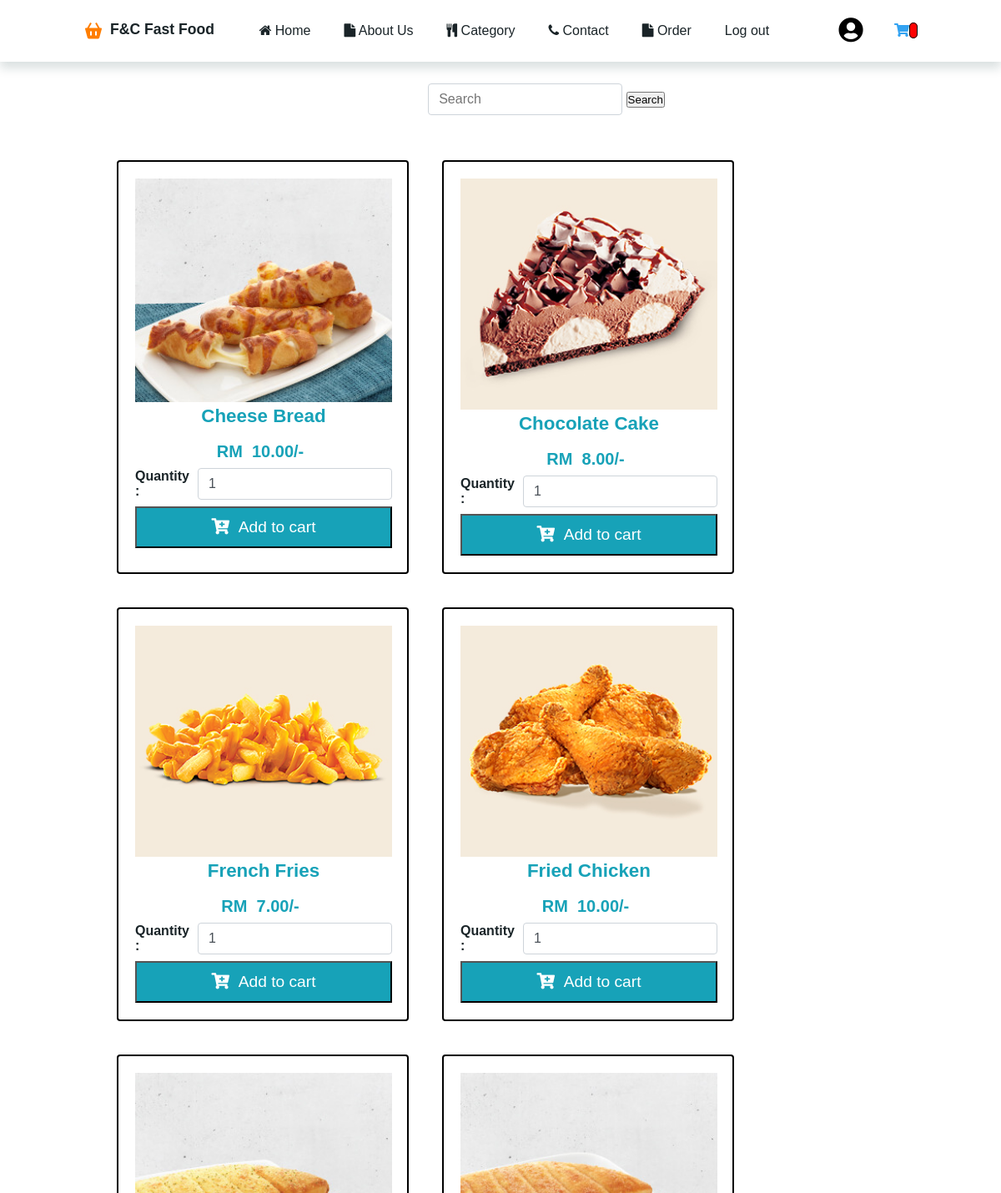
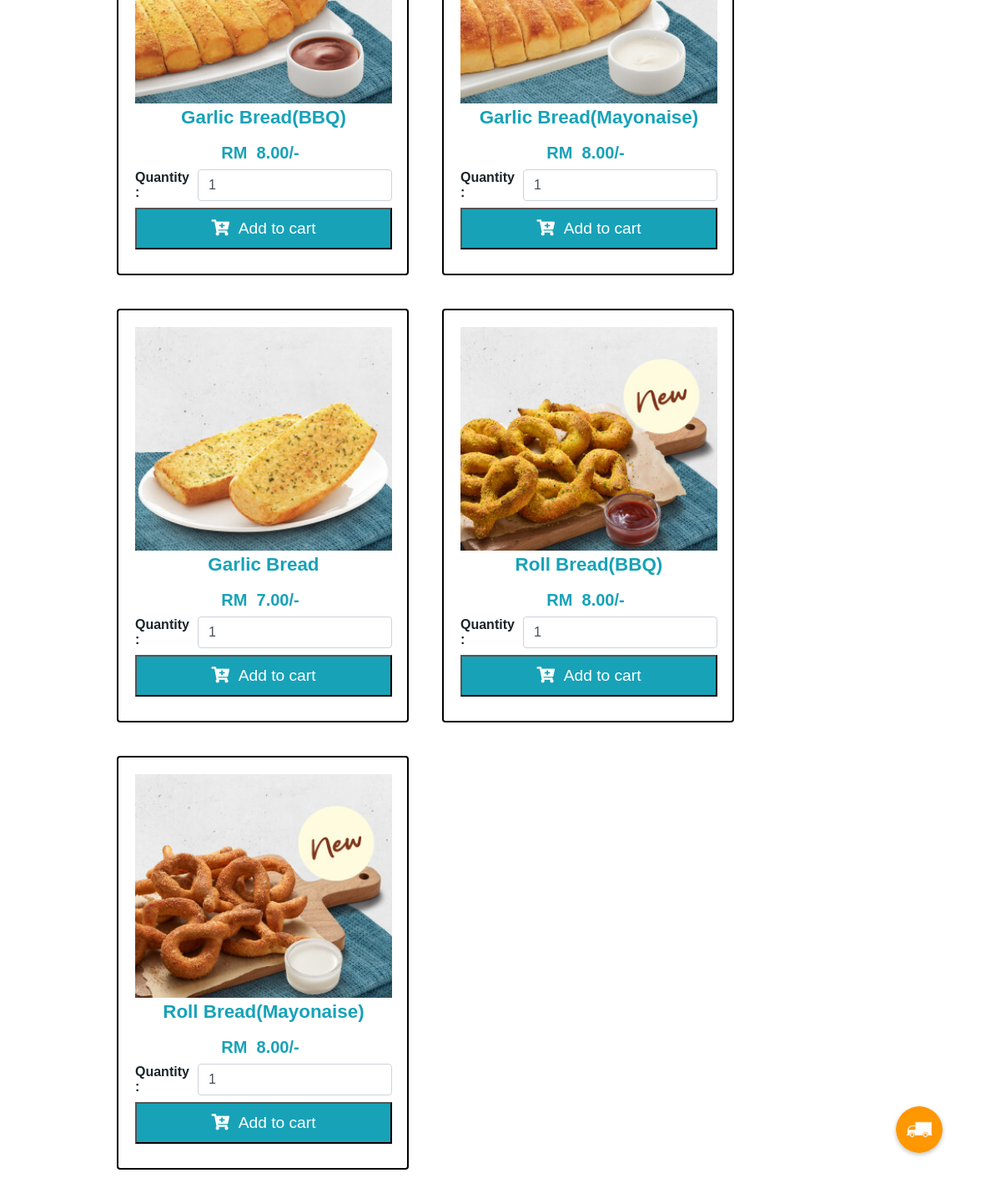
/snack.php (signed in), run on the app's committed database (2 pictures, top to bottom).
### tables this page shows
CREATE TABLE `snack` (
  `id` int(11) NOT NULL,
  `name` varchar(255) NOT NULL,
  `image` varchar(200) NOT NULL,
  `price` decimal(10,2) NOT NULL,
  `product_code` varchar(50) NOT NULL,
  `product_qty` int(11) NOT NULL DEFAULT 1,
  `blocked` tinyint(1) NOT NULL DEFAULT 0
);

### snack.php (the view, shortened to what this page needs)
<!DOCTYPE html>
<html lang="en">
<head>
</head>
<body>
<?php
include('userheader.php');
?>
<br><br><br><br><br>
  <div class="container">
  <form id="searchForm" class="form-inline my-2 my-lg-0">
    <input class="form-control mr-sm-2" type="text" placeholder="Search" aria-label="Search" id="searchInput">
    <button class="btn btn-outline-success my-2 my-sm-0" type="submit">Search</button>
  </form>
  <br><br><br><br>
    <div class="row mt-2 pb-3">
      <?php
  			include 'Connectdb.php';
        $searchTerm = isset($_GET['search']) ? $_GET['search'] : '';
        $query = "SELECT * FROM snack WHERE blocked = 0 AND name LIKE '%$searchTerm%'";
        $stmt = $conn->prepare($query);
        $stmt->execute();
        $result = $stmt->get_result();
        while ($row = $result->fetch_assoc()):
        ?>
      <div class="col-sm-6 col-md-4 col-lg-3 mb-2">
        <div class="card-deck">
          <div class="card p-2 border-secondary mb-2">
            <img src="<?= $row['image'] ?>" class="card-img-top" height="250">
            <div class="card-body p-1">
              <h4 class="card-title text-center text-info"><?= $row['name'] ?></h4><br>
              <h5 class="card-text text-center text-danger">RM</i>&nbsp;&nbsp;<?= number_format($row['price'],2) ?>/-</h5>
            </div>
            <div class="card-footer p-1">
              <form action="" class="form-submit">
                <div class="row p-2">
                  <div class="col-md-6 py-1 pl-4">
                  <br>  <br>  <br>  <b>Quantity : </b>
                  </div>
                  <div class="col-md-6">
                    <input type="number" class="form-control pqty" value="<?= $row['product_qty'] ?>">
                  </div>
                </div>
                <button class="btn btn-info btn-block addItemBtn"><i class="fas fa-cart-plus"></i>&nbsp;&nbsp;Add to
                  cart</button>
              </form>
            </div>
          </div>
        </div>
      </div>
      <?php endwhile; ?>
    </div>
  </div>
</body>
</html>

### snack.php (style rules this page uses)
.container { display: flex; flex-wrap: wrap; justify-content: center; align-items: stretch; padding: 10px; padding-left: 120px; height: auto; max-width: 1700px; }
.col-sm-6 { display: flex; width: 350px; flex-wrap: wrap; border: 2px solid black; border-radius: 0.25rem; float: left; margin: 20px; transition: transform 0.3s; }
.card { width: 100%; padding: 10px; box-sizing: border-box; padding: 20px; display: auto; }
.card-img-top { width: 100%; height: auto; }
.card-title { font-size: 1.4rem; font-weight: bold; text-align: center; color: #17a2b8; width: 100%; height: auto; display: block; overflow: hidden; text-overflow: ellipsis; }
.card-text { font-size: 1.25rem; font-weight: bold; text-align: center; color: #17a2b8; width: 300px; height: 50px; overflow: hidden; text-overflow: ellipsis; white-space: nowrap; height: auto; }
.card-footer .row { display: flex; align-items: center; }
.card-footer .col-md-6 { display: flex; align-items: center; }
.card-footer .col-md-6 input { margin-left: 10px; }
.form-control { height: calc(1.5em + 0.75rem + 2px); padding: 0.375rem 0.75rem; font-size: 1rem; font-weight: 400; line-height: 1.5; color: #495057; background-color: #fff; background-clip: padding-box; border: 1px solid #ced4da; border-radius: 0.25rem; transition: border-color 0.15s ease-in-out, box-shadow 0.15s ease-in-out; }
.btn-info { color: #fff; background-color: #17a2b8; width: 100%; padding: 0.75rem; font-size: 1.2rem; }

### userheader.php (style rules this page uses)
* { font-family: "Poppins", sans-serif; margin: 0; padding: 0; box-sizing: border-box; list-style: none; text-decoration: none; scroll-padding-top: 2rem; scroll-behavior: smooth; }
:root { --green-color: #3cb815; --light-green-color: #c0eb7b; --orange-color: #ff7e00; --light-orange-color: #f75f1d; --text-color: #1a2428; --bg-color: #fff; }
img { width: 100%; }
body { color: var(--text-color); }

### data on the page
snack: image (picture), name "Cheese Bread", price "10.00", product_qty "1"
snack: image (picture), name "Chocolate Cake", price "8.00", product_qty "1"
snack: image (picture), name "French Fries", price "7.00", product_qty "1"
snack: image (picture), name "Fried Chicken", price "10.00", product_qty "1"
snack: image (picture), name "Garlic Bread(BBQ)", price "8.00", product_qty "1"
snack: image (picture), name "Garlic Bread(Mayonaise)", price "8.00", product_qty "1"
snack: image (picture), name "Garlic Bread", price "7.00", product_qty "1"
snack: image (picture), name "Roll Bread(BBQ)", price "8.00", product_qty "1"
snack: image (picture), name "Roll Bread(Mayonaise)", price "8.00", product_qty "1"
